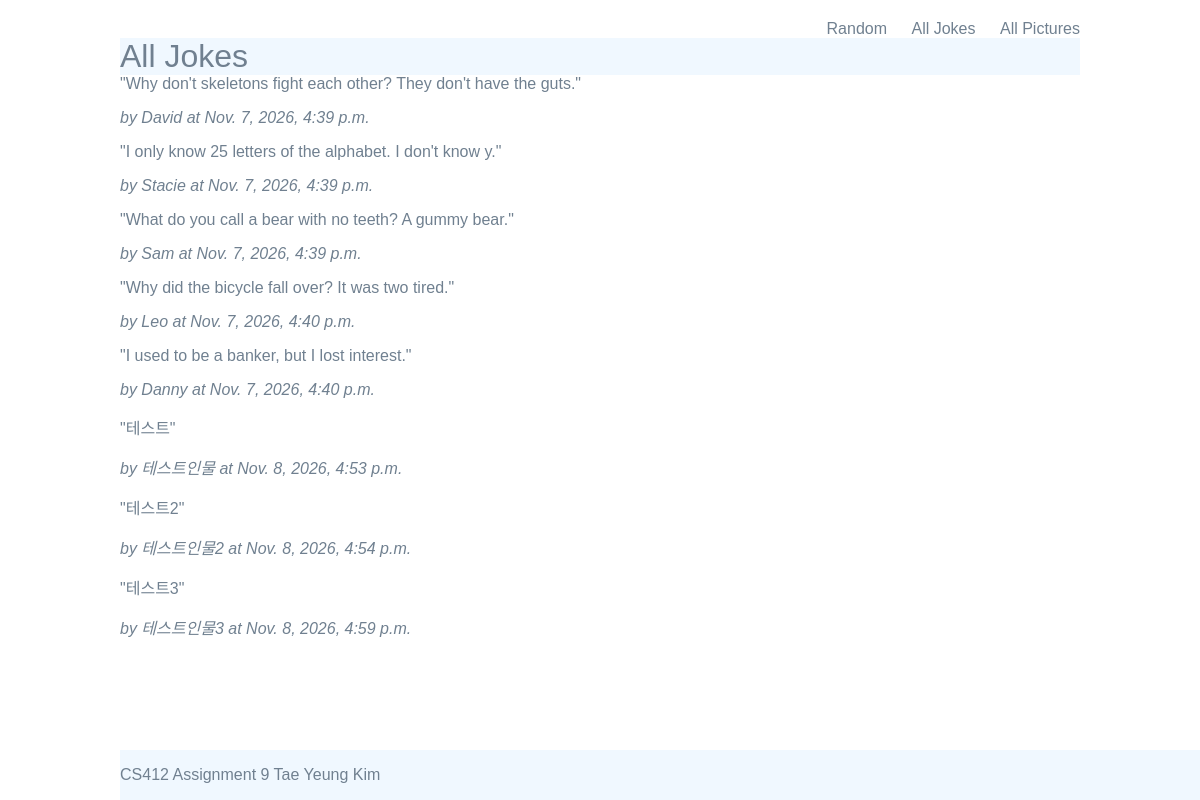
Page /dadjokes/jokes on the committed database.
### dadjokes/models.py (models this page shows, shortened)
class Joke(models.Model):
    text = models.TextField(blank=False)
    name = models.CharField(max_length=100, blank=False)
    timestamp = models.DateTimeField(auto_now=True)

### dadjokes/views.py (the view)
# urls.py: path('jokes', JokeListView.as_view(), name='jokes'),
class JokeListView(ListView):
    model = Joke
    template_name = 'dadjokes/jokes.html'
    context_object_name = 'jokes'

### dadjokes/templates/dadjokes/jokes.html
{% extends 'dadjokes/base.html' %}
{% block content %}
<h1>All Jokes</h1>
<div>
    {% for j in jokes %}
        <div>
            <a href="{% url 'joke' j.pk %}">"{{j.text}}"</a>
            <p>
                <em>by {{j.name}} at {{j.timestamp}}</em>
            </p>
        </div>
    {% endfor %}
</div>
{% endblock %}

### static/styles.css (style rules this page uses)
body { background-color: #fff; color: slategray; font-family: arial; }
h1,h2,h3,h4,h5 { font-weight: normal; background:aliceblue; margin: 0; }
a, a:visited { color: slategrey; text-decoration: none; }
body { max-width: 960px; margin: 20px auto; padding: 20px auto; }

### rows in the picture
Joke: text "Why don't skeletons fight each other? They don't have the guts.", name "David", timestamp "Nov. 7, 2026, 4:39 p.m."
Joke: text "I only know 25 letters of the alphabet. I don't know y.", name "Stacie", timestamp "Nov. 7, 2026, 4:39 p.m."
Joke: text "What do you call a bear with no teeth? A gummy bear.", name "Sam", timestamp "Nov. 7, 2026, 4:39 p.m."
Joke: text "Why did the bicycle fall over? It was two tired.", name "Leo", timestamp "Nov. 7, 2026, 4:40 p.m."
Joke: text "I used to be a banker, but I lost interest.", name "Danny", timestamp "Nov. 7, 2026, 4:40 p.m."
Joke: text "테스트", name "테스트인물", timestamp "Nov. 8, 2026, 4:53 p.m."
Joke: text "테스트2", name "테스트인물2", timestamp "Nov. 8, 2026, 4:54 p.m."
Joke: text "테스트3", name "테스트인물3", timestamp "Nov. 8, 2026, 4:59 p.m."
